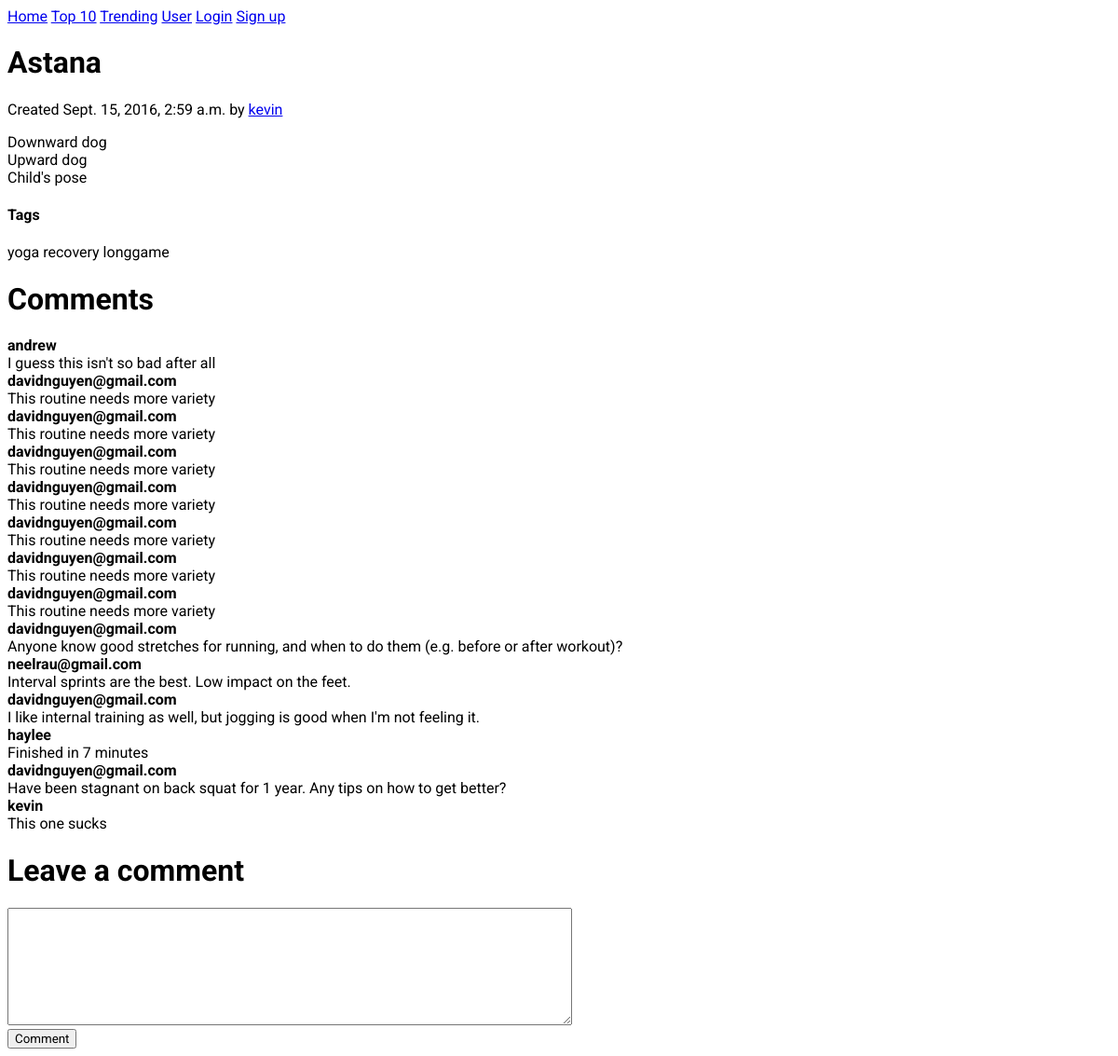
The page /workouts/15/ on the database its author committed.
### workouts/models.py (models this page shows, shortened)
class Routine(models.Model):
  routine_title = models.CharField(max_length=70)
  routine_text = models.TextField()
  pub_date = models.DateTimeField('date published', default=timezone.now)
  created_by = models.ForeignKey(settings.AUTH_USER_MODEL, related_name="created_by")
  modify_date = models.DateTimeField('date modified', null=True)
  modified_by = models.ForeignKey(settings.AUTH_USER_MODEL, null=True, related_name="modified_by")
  likes = models.IntegerField(default=0)

class Tag(models.Model):
  routine = models.ForeignKey(Routine, on_delete=models.CASCADE)
  tag_text = models.CharField(max_length=70)

class Comment(models.Model):
  created_by = models.ForeignKey(settings.AUTH_USER_MODEL)
  routine = models.ForeignKey(Routine, on_delete=models.CASCADE)
  comment_text = models.TextField(max_length=1000)
  pub_date = models.DateTimeField('date published')
  likes = models.IntegerField(default=0)

### workouts/views.py (the view)
# urls.py: url(r'^(?P<routine_id>[0-9]+)/$', views.detail, name='detail'),
def detail(request, routine_id):
  routine = get_object_or_404(Routine, pk=routine_id)
  if request.method == 'POST':
    if "add_to_journal" in request.POST:
      if not request.user.is_authenticated:
        return render(request, 'workouts/detail.html', { 'routine': routine, 'error_add_to_journal': "You must log in first"})
      if request.user.journal_set.filter(routine=routine).exists():
        return render(request, "workouts/detail.html", { 'routine': routine, 'error_add_to_journal': 'Already added to journal'})
      entry = Journal(user=request.user, routine=routine)
      entry.save()
      return render(request, "workouts/detail.html", {'routine': routine, 'add_to_journal_success': "Added routine to journal"})
    if "like" in request.POST:
      if not request.user.is_authenticated:
        return render(request, 'workouts/detail.html', { 'routine': routine, 'error_like': "You must log in first"})
      l = request.user.like_set.filter(routine=routine)
      if l.exists():
        routine.likes = F('likes') - 1
        routine.save()
        l.delete()
      else:
        routine.likes = F('likes') + 1
        routine.save()
        request.user.like_set.create(routine=routine)
      routine = Routine.objects.filter(pk=routine_id).get()
      return render(request, "workouts/detail.html", {'routine': routine})
    if "delete_routine" in request.POST:
      if request.user.is_authenticated:
        if request.user != routine.created_by:
          return render(request, 'workouts/detail.html', { 'routine': routine, 'error_delete':"you aren't the creator of this routine"})
        routine.delete()
        return HttpResponseRedirect(reverse('workouts:index'))
    if "comment" in request.POST:
      if request.user.is_authenticated:
        comment_text = request.POST["comment_text"]
        params = dict(routine=routine, comment_text=comment_text)
        if not valid_content_input(comment_text):
          params['error_text'] = "Please enter the details"
          return render(request, 'workouts/detail.html', params)
        routine.comment_set.create(created_by=request.user,
                                   comment_text=comment_text,
                                   pub_date=timezone.now())
        return HttpResponseRedirect(reverse('workouts:detail', args=[routine.id]))
    return HttpResponseRedirect(reverse('workouts:login'))
  else:
    tag_list = " ".join(routine.tag_set.values_list('tag_text', flat=True))
    return render(request, 'workouts/detail.html', {
      'routine': routine,
      'tag_list': tag_list,
    })

### workouts/templates/workouts/detail.html (shortened to what this page needs)
{% extends "./base.html" %}
{% block content %}
<div><h1>{{ routine.routine_title }}</h1></div>
<div>
  <span>Created {{ routine.pub_date }} by </span>
  <span><a href="{% url 'workouts:user_detail' routine.created_by.id %}">{{ routine.created_by }}</a></span>
</div>
<div><pre>{{ routine.routine_text }}</pre></div>
<div><h4>Tags</h4></div>
<div>
  {% for tag in routine.tag_set.all %}
    <span>{{ tag.tag_text }}<span>
  {% endfor %}
</div>
<div>
  <h1>Comments</h1>
  {% for comment in routine.comment_set.all %}
    <div><strong>{{ comment.created_by }}</strong></div>
    <div>{{ comment.comment_text }}</div>
  {% endfor %}
</div>
<div>
  <h1>Leave a comment</h1>
  <form method="post">
    <div><textarea name="comment_text"></textarea></div>
    <div><input type="submit" name="comment" value="Comment"/></div>
  </form>
</div>
{% endblock content %}

### workouts/static/workouts/style.css (style rules this page uses)
* { font-family: 'Roboto', sans-serif; }
textarea { width: 600px; height: 120px; }

### rows shown on the page
Routine: routine_title "Astana", pub_date "Sept. 15, 2016, 2:59 a.m.", created_by "kevin", routine_text "Downward dog Upward dog Child's pose"
Tag: tag_text "yoga"
Tag: tag_text "recovery"
Tag: tag_text "longgame"
Comment: created_by "andrew", comment_text "I guess this isn't so bad after all"
Comment: created_by "davidnguyen@gmail.com", comment_text "This routine needs more variety"
Comment: created_by "davidnguyen@gmail.com", comment_text "This routine needs more variety"
Comment: created_by "davidnguyen@gmail.com", comment_text "This routine needs more variety"
Comment: created_by "davidnguyen@gmail.com", comment_text "This routine needs more variety"
Comment: created_by "davidnguyen@gmail.com", comment_text "This routine needs more variety"
Comment: created_by "davidnguyen@gmail.com", comment_text "This routine needs more variety"
Comment: created_by "davidnguyen@gmail.com", comment_text "This routine needs more variety"
Comment: created_by "davidnguyen@gmail.com", comment_text "Anyone know good stretches for running, and when to do them (e.g. before or after workout)?"
Comment: created_by "neelrau@gmail.com", comment_text "Interval sprints are the best. Low impact on the feet."
Comment: created_by "davidnguyen@gmail.com", comment_text "I like internal training as well, but jogging is good when I'm not feeling it."
Comment: created_by "haylee", comment_text "Finished in 7 minutes"
Comment: created_by "davidnguyen@gmail.com", comment_text "Have been stagnant on back squat for 1 year. Any tips on how to get better?"
Comment: created_by "kevin", comment_text "This one sucks"
